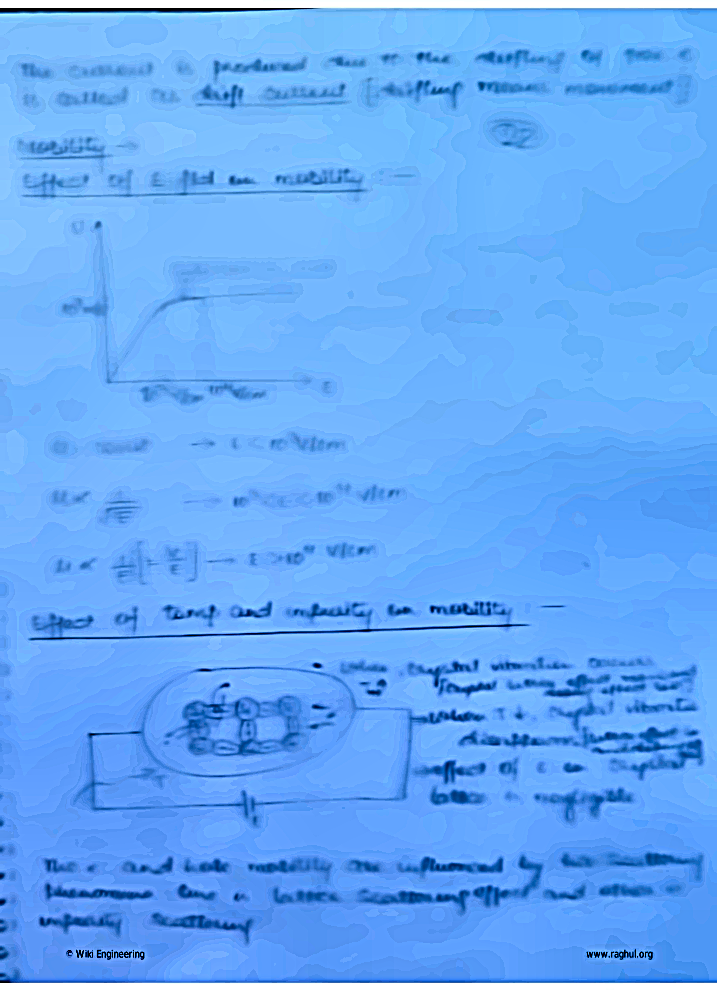
#> input picture data/documents/documents/749591de-8e06-461a-8c3f-32c17c3a95bc/7b9102c5-fad5-4002-9004-658d3e4aeee3.png, 717 x 990 px
$ python -i pre_processing.py   (imports and definitions only)
#> lines starting #> are read from the running program, lines starting #| are printed output that depends on the picture
import cv2
import numpy as np
from PIL import Image


def preprocess_handwritten_image(
    image: Image.Image,
    denoise_strength: int = 10,
    clahe_clip_limit: float = 2.0,
    clahe_grid_size: tuple[int, int] = (8, 8),
    sharpening_strength: float = 1.5,
) -> Image.Image:
    """
    Preprocess a handwritten notebook page.

    Keep these parameters aligned with the preprocessing used
    when your production embeddings were generated.
    """
#> called with denoise_strength = 10, clahe_clip_limit = 2, clahe_grid_size = (8, 8), sharpening_strength = 1.5

    image_np = np.asarray(image)

    image_bgr = cv2.cvtColor(
        image_np,
        cv2.COLOR_RGB2BGR,
    )
#> image_bgr is the input picture: shape (990, 717, 3); mean B, G, R 247.4, 168.6, 100.6

    denoised = cv2.fastNlMeansDenoisingColored(
        image_bgr,
        None,
        denoise_strength,
        denoise_strength,
        7,
        21,
    )

    lab = cv2.cvtColor(
        denoised,
        cv2.COLOR_BGR2LAB,
    )
#> lab: shape (990, 717, 3); mean of channels 0, 1, 2 172.9, 129.6, 82.9

    l_channel, a_channel, b_channel = cv2.split(lab)
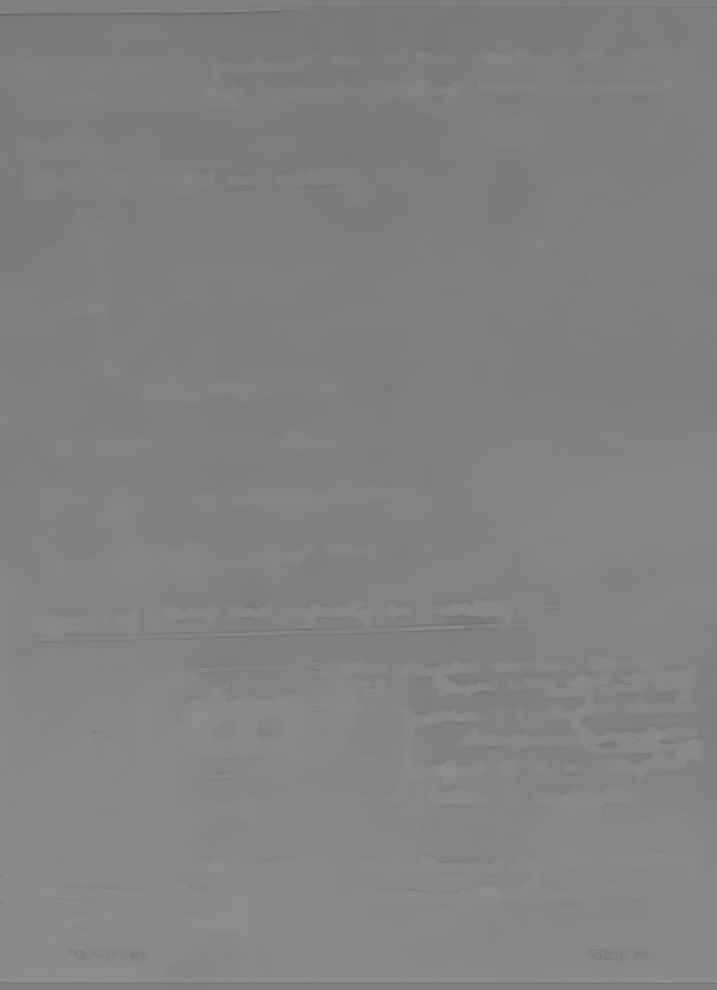
#> a_channel: shape (990, 717); min 104, max 148, mean 129.6
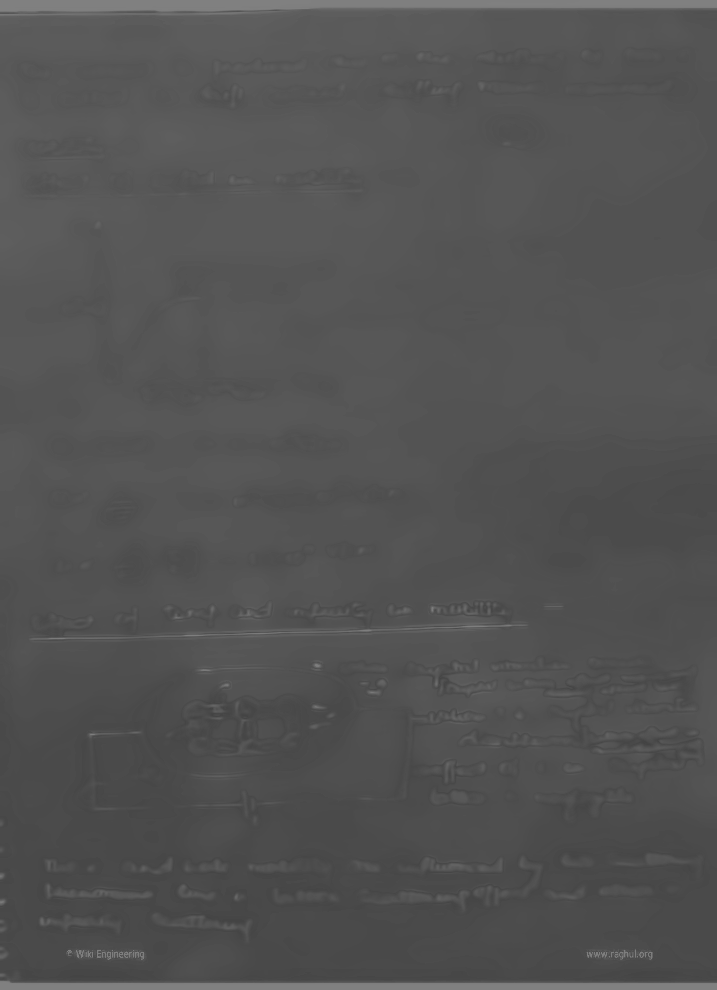
#> b_channel: shape (990, 717); min 67, max 128, mean 82.9

    clahe = cv2.createCLAHE(
        clipLimit=clahe_clip_limit,
        tileGridSize=clahe_grid_size,
    )

    l_channel = clahe.apply(l_channel)
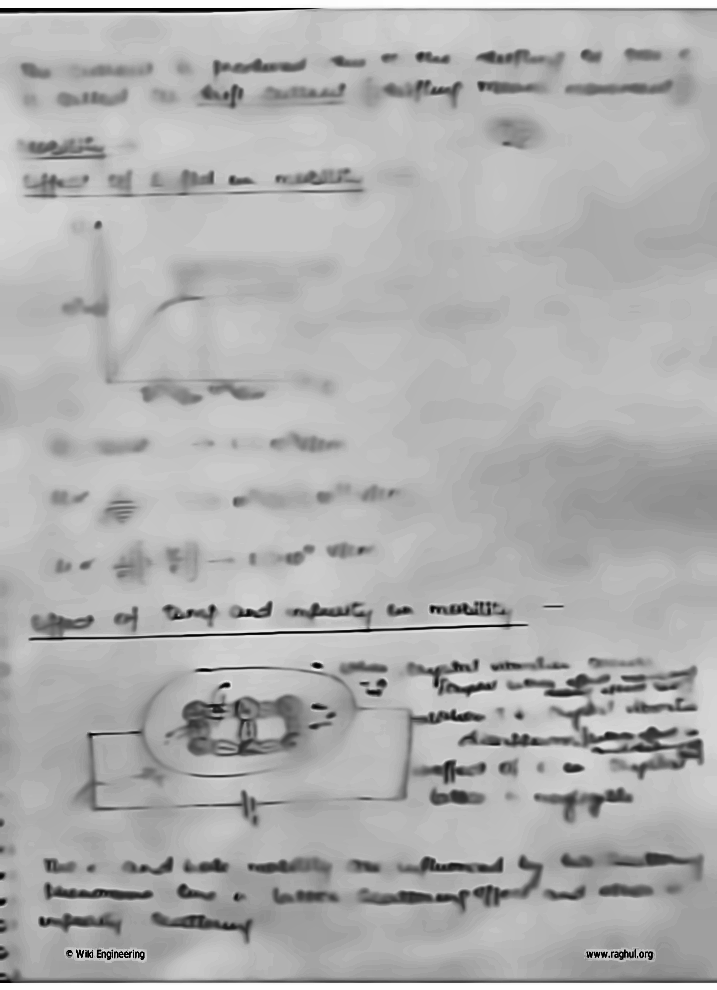
#> l_channel: shape (990, 717); min 1, max 254, mean 175.1

    enhanced = cv2.cvtColor(
        cv2.merge((l_channel, a_channel, b_channel)),
        cv2.COLOR_LAB2BGR,
    )
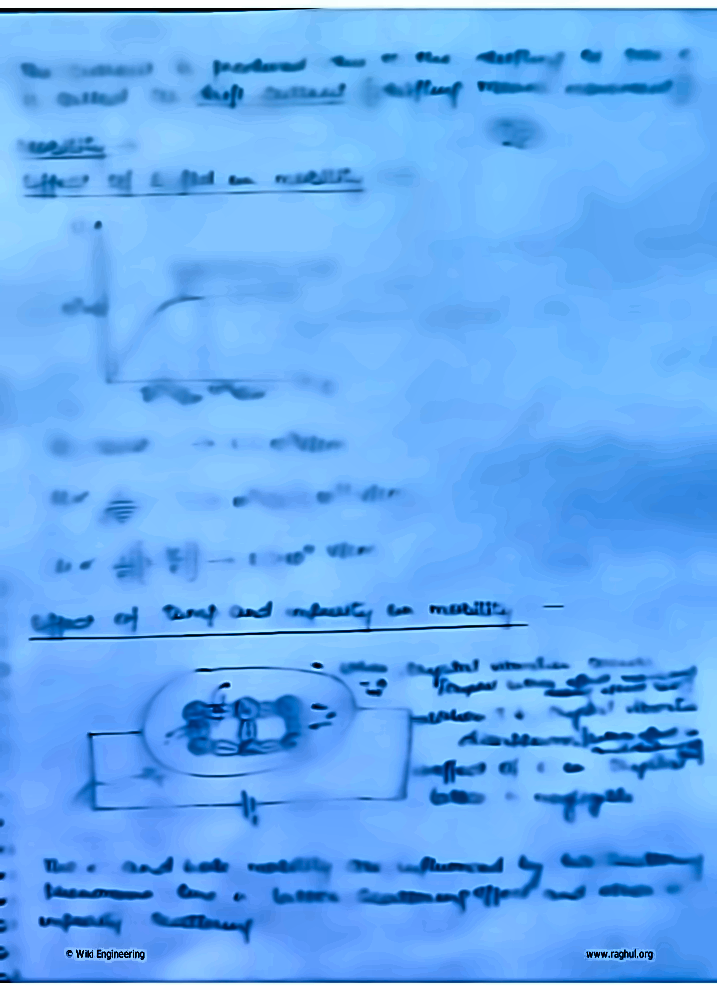
#> enhanced: shape (990, 717, 3); mean B, G, R 243.9, 171.4, 102.6

    blurred = cv2.GaussianBlur(
        enhanced,
        (0, 0),
        3,
    )
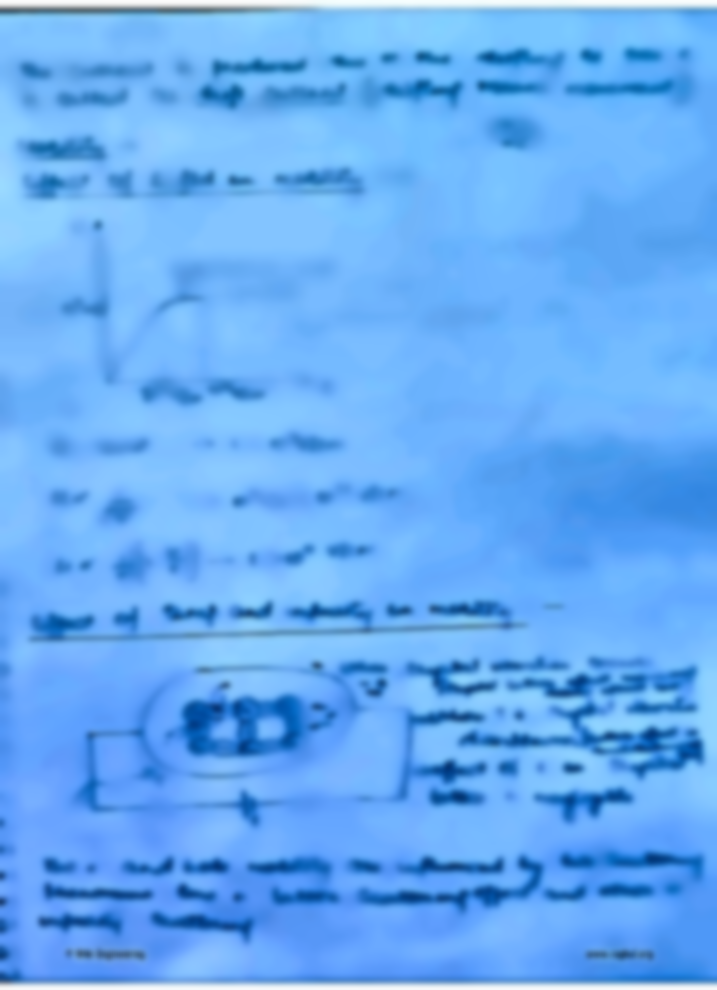
#> blurred: shape (990, 717, 3); mean B, G, R 243.9, 171.4, 102.6

    sharpened = cv2.addWeighted(
        enhanced,
        1 + sharpening_strength,
        blurred,
        -sharpening_strength,
        0,
    )
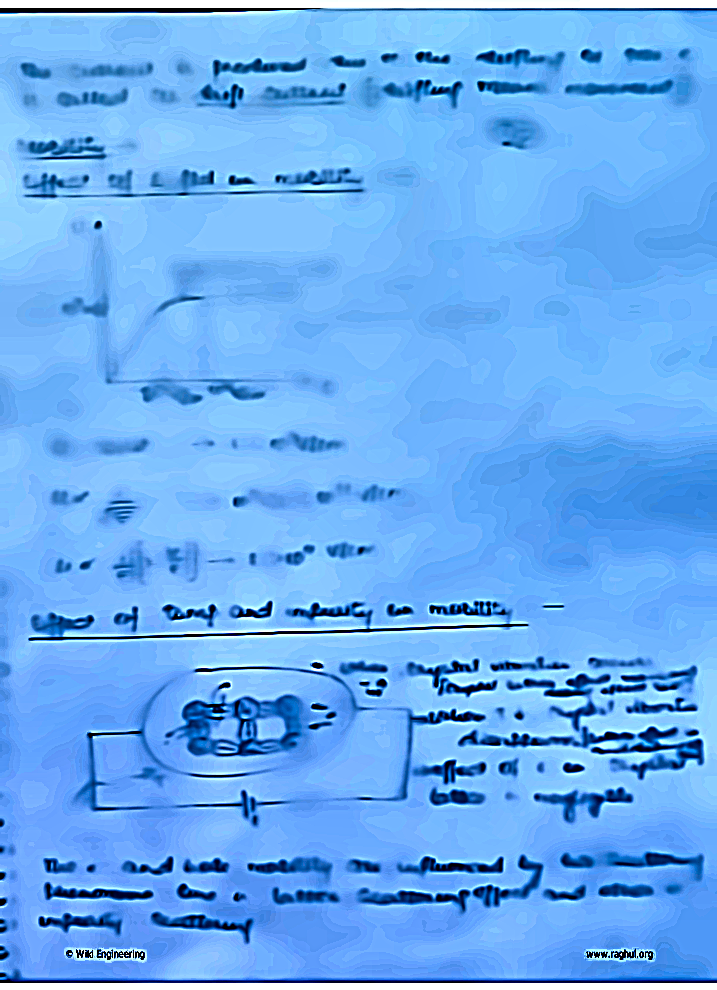
#> sharpened: shape (990, 717, 3); mean B, G, R 241.3, 171.5, 104.5

    result = cv2.cvtColor(
        sharpened,
        cv2.COLOR_BGR2RGB,
    )

    return Image.fromarray(result)

>>> import cv2
>>> picture = cv2.cvtColor(cv2.imread('../../data/documents/documents/749591de-8e06-461a-8c3f-32c17c3a95bc/7b9102c5-fad5-4002-9004-658d3e4aeee3.png'), cv2.COLOR_BGR2RGB)
>>> result = preprocess_handwritten_image(picture)
